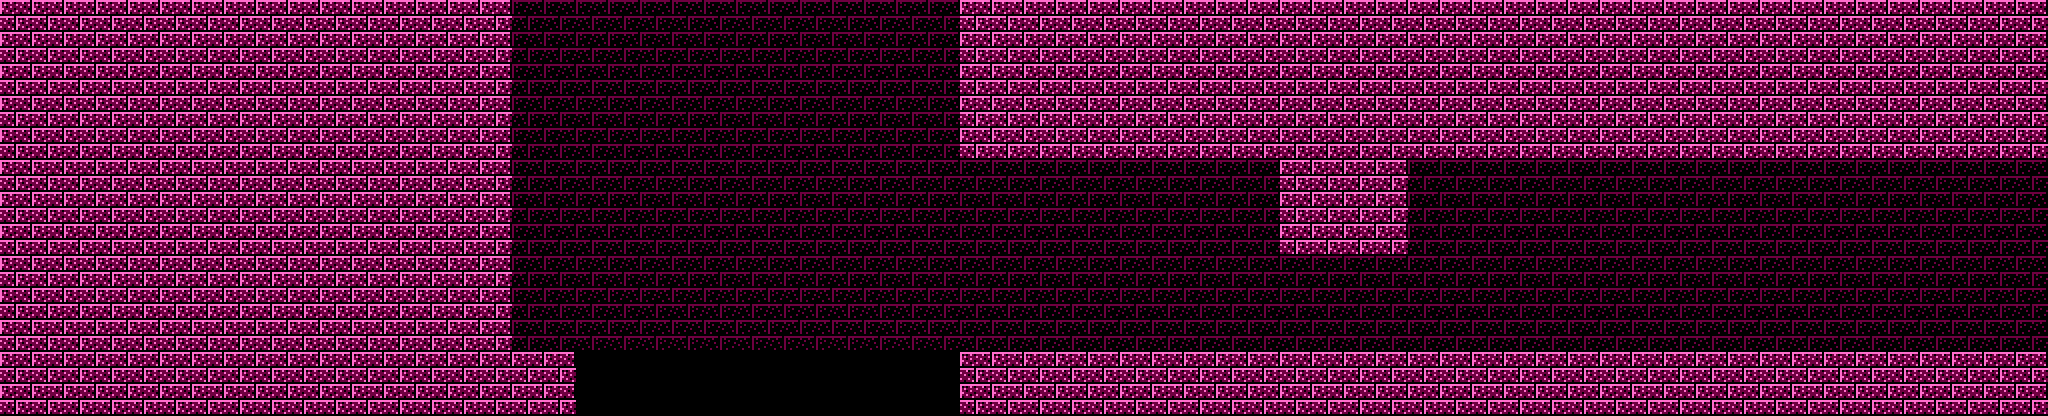

This is a level from a 2D game, rendered from its Tiled map with the project's own tilesets. A one-line summary and the map file follow, with tile-layer data summarised:
An orthogonal 128x26 tile map with 16x16 px tiles, 1 tile layer (base).

<map version="1.8" tiledversion="1.8.2" orientation="orthogonal" renderorder="right-down" width="128" height="26" tilewidth="16" tileheight="16" infinite="0" nextlayerid="6" nextobjectid="1">
 <tileset firstgid="0" source="palace-6.tsx" />
 <layer id="5" name="base" width="128" height="26">
  <data>[3328 cells, 3328 non-empty, 5 distinct tile ids]</data>
 </layer>
</map>
